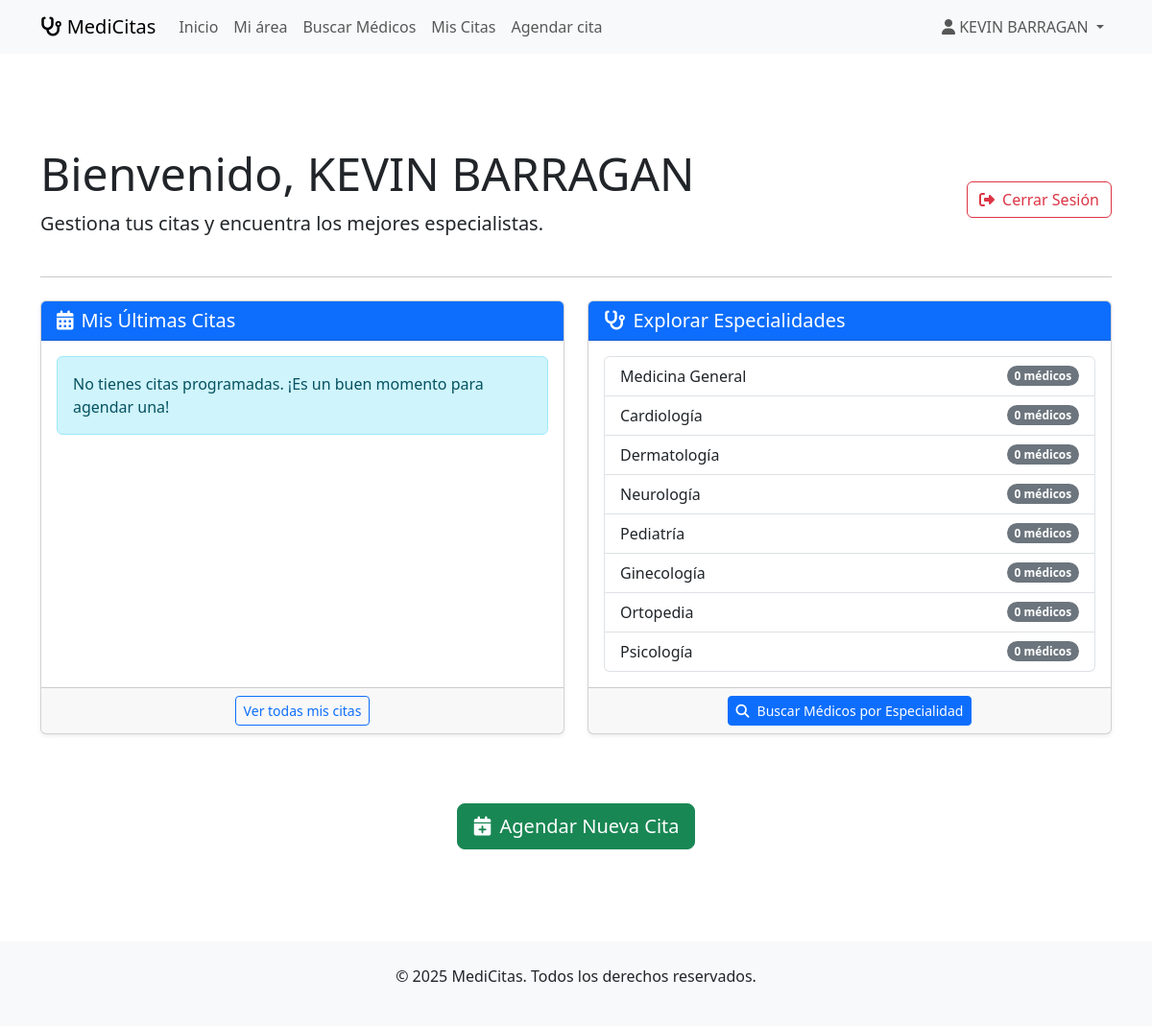
The page /dashboard (signed in) on the database its author committed.
### app.py (models this page shows)
class User(UserMixin, db.Model):
    id = db.Column(db.Integer, primary_key=True)
    email = db.Column(db.String(120), unique=True, nullable=False)
    password_hash = db.Column(db.String(128), nullable=False)
    nombre = db.Column(db.String(100), nullable=False)
    telefono = db.Column(db.String(20))
    fecha_nacimiento = db.Column(db.Date)
    fecha_registro = db.Column(db.DateTime, default=datetime.utcnow)
    is_active = db.Column(db.Boolean, default=True)
    citas = db.relationship('Cita', backref='paciente', lazy=True)

class Especialidad(db.Model):
    id = db.Column(db.Integer, primary_key=True)
    nombre = db.Column(db.String(100), nullable=False, unique=True)
    descripcion = db.Column(db.Text)

### app.py (the view)
@app.route('/dashboard')
@login_required
def dashboard():
    citas = Cita.query.filter_by(paciente_id=current_user.id)\
                     .order_by(Cita.fecha_hora.desc()).limit(5).all()
    especialidades = Especialidad.query.all()
    return render_template('dashboard.html', citas=citas, especialidades=especialidades)

### app.py (called while the page is built)
@login_manager.user_loader
def load_user(user_id):
    return User.query.get(int(user_id))

### templates/dashboard.html (shortened to what this page needs)
{% extends "base.html" %}  {% block content %}
<div class="container py-5 mt-5">
    <div class="row mb-4 align-items-center">
        <div class="col-md-8">
            <h1 class="display-5">Bienvenido, {{ current_user.nombre }}</h1>
            <p class="lead">
                Gestiona tus citas y encuentra los mejores especialistas.
            </p>
        </div>
        <div class="col-md-4 text-md-end">
            <a href="{{ url_for('logout') }}" class="btn btn-outline-danger">
                <i class="fas fa-sign-out-alt me-2"></i>Cerrar Sesión
            </a>
        </div>
    </div>
    <hr class="my-4" />
    <div class="row">
        <div class="col-lg-6 mb-4">
            <div class="card h-100 shadow-sm">
                <div class="card-header bg-primary text-white">
                    <h5 class="mb-0">
                        <i class="fas fa-calendar-alt me-2"></i>Mis Últimas
                        Citas
                    </h5>
                </div>
                <div class="card-body">
                    {% if citas %}
                    <ul class="list-group list-group-flush">
                        {% for cita in citas %}
                        <li
                            class="list-group-item d-flex justify-content-between align-items-center"
                        >
                            <div>
                                <strong>Médico:</strong> {{ cita.medico_nombre
                                }}<br />
                                <small class="text-muted">
                                    <i class="far fa-calendar"></i> {{
                                    cita.fecha_hora.strftime('%d-%m-%Y %H:%M')
                                    }}
                                </small>
                            </div>
                            <span
                                class="badge {% if cita.estado == 'programada' %}bg-primary {% elif cita.estado == 'completada' %}bg-success {% elif cita.estado == 'cancelada' %}bg-danger {% else %}bg-secondary{% endif %}"
                            >
                                {{ cita.estado | capitalize }}
                            </span>
                        </li>
                        {% endfor %}
                    </ul>
                    {% else %}
                    <div class="alert alert-info">
                        No tienes citas programadas. ¡Es un buen momento para
                        agendar una!
                    </div>
                    {% endif %}
                </div>
                <div class="card-footer text-center">
                    <a
                        href="{{ url_for('mis_citas') }}"
                        class="btn btn-sm btn-outline-primary"
                        >Ver todas mis citas</a
                    >
                </div>
            </div>
        </div>
        <div class="col-lg-6 mb-4">
            <div class="card h-100 shadow-sm">
                <div class="card-header bg-primary text-white">
                    <h5 class="mb-0">
                        <i class="fas fa-stethoscope me-2"></i>Explorar
                        Especialidades
                    </h5>
                </div>
                <div class="card-body">
                    {% if especialidades %}
                    <div class="list-group">
                        {% for esp in especialidades %}
                        <a
                            href="{{ url_for('buscar_medicos', especialidad_id=esp.id) }}"
                            class="list-group-item list-group-item-action d-flex justify-content-between align-items-center"
                        >
                            {{ esp.nombre }}
                            <span class="badge bg-secondary rounded-pill"
                                >{{ esp.medicos | length }} médicos</span
                            >
                        </a>
                        {% endfor %}
                    </div>
                    {% else %}
                    <div class="alert alert-warning text-center" role="alert">
                        No hay especialidades disponibles en este momento.
                    </div>
                    {% endif %}
                </div>
                <div class="card-footer text-center">
                    <a
                        href="{{ url_for('buscar_medicos') }}"
                        class="btn btn-sm btn-primary"
                    >
                        <i class="fas fa-search me-2"></i>Buscar Médicos por
                        Especialidad
                    </a>
                </div>
            </div>
        </div>
    </div>
    <div class="text-center mt-5">
        <a
            href="{{ url_for('buscar_medicos') }}"
            class="btn btn-lg btn-success"
        >
            <i class="fas fa-calendar-plus me-2"></i>Agendar Nueva Cita
        </a>
    </div>
</div>
{% endblock %}

### templates/base.html (shortened to what this page needs)
<!DOCTYPE html>
<html lang="es">
<head>
    <link href="https://cdnjs.cloudflare.com/ajax/libs/bootstrap/5.3.0/css/bootstrap.min.css" rel="stylesheet">
    <link href="https://cdnjs.cloudflare.com/ajax/libs/font-awesome/6.4.0/css/all.min.css" rel="stylesheet">
</head>
<body>
    <nav class="navbar navbar-expand-lg navbar-light bg-light">
        <div class="container">
            <a class="navbar-brand" href="{{ url_for('index') }}">
                <i class="fas fa-stethoscope"></i> MediCitas
            </a>
            <div class="collapse navbar-collapse" id="navbarNav">
                <ul class="navbar-nav me-auto">
                    <li class="nav-item">
                        <a class="nav-link" href="{{ url_for('index') }}">Inicio</a>
                    </li>
                    {% if current_user.is_authenticated %}
                    <li class="nav-item">
                        <a class="nav-link" href="{{ url_for('dashboard') }}">Mi área</a>
                    </li>
                    <li class="nav-item">
                        <a class="nav-link" href="{{ url_for('buscar_medicos') }}">Buscar Médicos</a>
                    </li>
                    <li class="nav-item">
                        <a class="nav-link" href="{{ url_for('mis_citas') }}">Mis Citas</a>
                    </li>
                    <li class="nav-item">
                        <a class="nav-link" href="{{ url_for('agendar_cita') }}">Agendar cita</a>
                    </li>
                    {% endif %}
                </ul>
                <ul class="navbar-nav">
                    {% if current_user.is_authenticated %}
                    <li class="nav-item dropdown">
                        <a class="nav-link dropdown-toggle" href="#" id="navbarDropdown" role="button" data-bs-toggle="dropdown">
                            <i class="fas fa-user"></i> {{ current_user.nombre }}
                        </a>
                    </li>
                    {% endif %}
                </ul>
            </div>
        </div>
    </nav>
    <main>
        {% block content %}{% endblock %}
    </main>
    <footer class="bg-light text-center py-4 mt-5">
        <div class="container">
            <p>&copy; 2025 MediCitas. Todos los derechos reservados.</p>
        </div>
    </footer>
</body>
</html>

### rows shown on the page
User: nombre "KEVIN BARRAGAN"
Especialidad: nombre "Medicina General", medicos|length "0"
Especialidad: nombre "Cardiología", medicos|length "0"
Especialidad: nombre "Dermatología", medicos|length "0"
Especialidad: nombre "Neurología", medicos|length "0"
Especialidad: nombre "Pediatría", medicos|length "0"
Especialidad: nombre "Ginecología", medicos|length "0"
Especialidad: nombre "Ortopedia", medicos|length "0"
Especialidad: nombre "Psicología", medicos|length "0"
